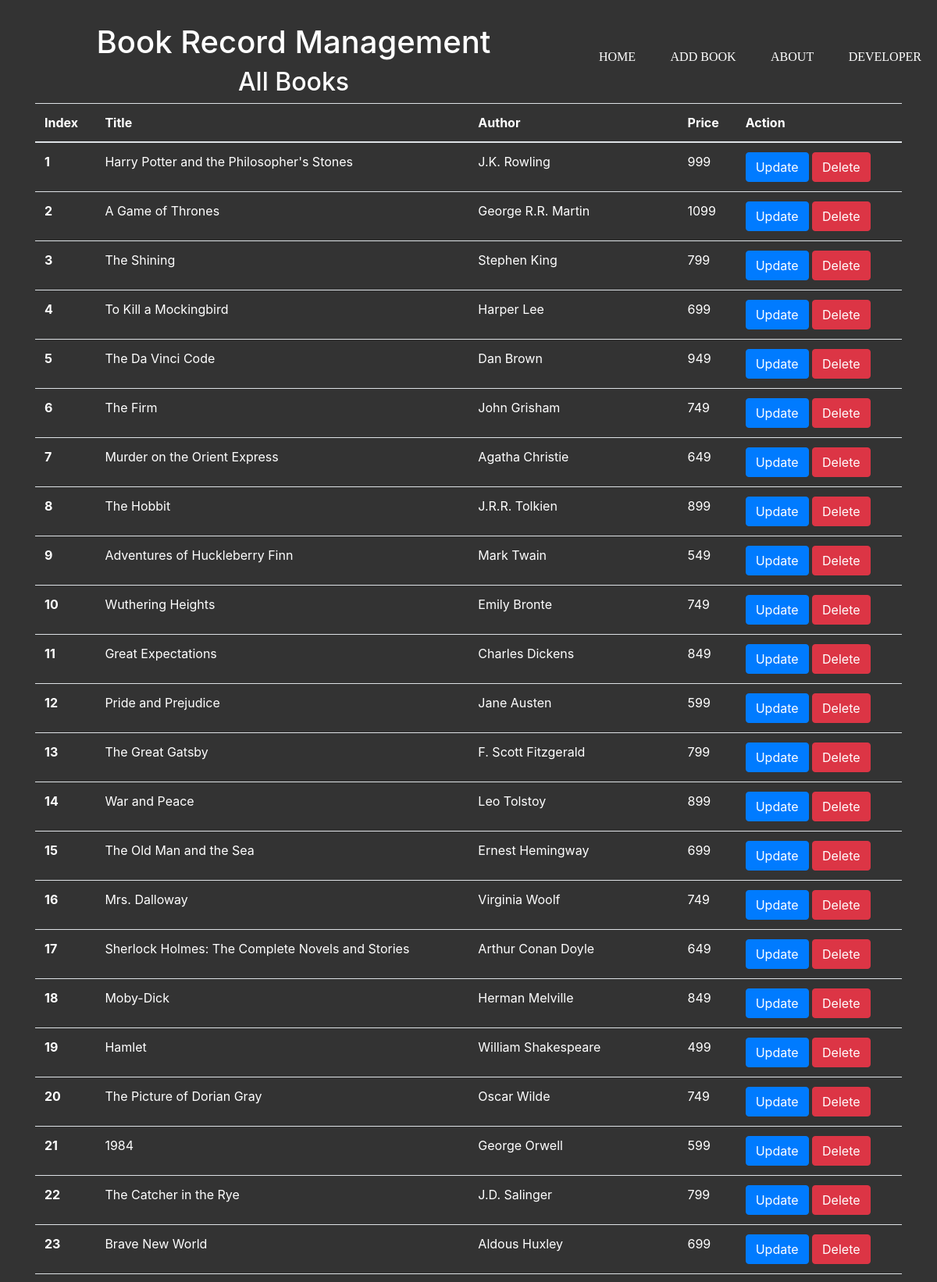
Page /view-book/ (upper part) on the committed database.
### brmapp/models.py (models this page shows, shortened)
class Book(models.Model):
    title=models.CharField(max_length=50)
    price=models.IntegerField()
    author=models.CharField(max_length=510)

### brmapp/views.py (the view)
# urls.py: path("view-book/",bookview),
def bookview(request):
    books=Book.objects.all()
    return render(request,"viewbook.html",{"books":books})

### templates/viewbook.html (shortened to what this page needs)
<!doctype html>
<html lang="en">
  <head>
    <link rel="stylesheet" href="https://cdn.jsdelivr.net/npm/bootstrap@4.3.1/dist/css/bootstrap.min.css">
  </head>
  <body>
    <ul class="nav-area">
      <li><a href="/home">Home</a></li>
      <li><a href="/add-book">Add Book</a></li>
      <li><a href="/about">About</a></li>
      <li><a href="/developer">Developer</a></li>
    </ul>
    <div class="container">
      <h1 class="head">Book Record Management</h1>
      <h2 class="mt-2">All Books</h2>
      <table class="table">
        <thead>
          <tr>
            <th scope="col">Index</th>
            <th scope="col">Title</th>
            <th scope="col">Author</th>
            <th scope="col">Price</th>
            <th scope="col">Action</th>
          </tr>
        </thead>
        <tbody>
          {% for i in books %}
          <tr>
            <th scope="row">{{forloop.counter}}</th>
            <td>{{i.title}}</td>
            <td>{{i.author}}</td>
            <td>{{i.price}}</td>
            <td>
              <a href="/edit-book?bookid={{i.id}}"><button type="button" class="btn btn-primary">Update</button></a>
              <a href="/delete-book?bookid={{i.id}}"><button type="button" class="btn btn-danger">Delete</button></a>
            </td>
          </tr>
          {% endfor %}
        </tbody>
      </table>
    </div>
  </body>
</html>

### templates/viewbook.html (style rules this page uses)
h1 { text-align: center; }
h2 { text-align: center; }
a { color: white; }
body { background: linear-gradient(rgba(0,0,0,0.8),rgba(0,0,0,0.8)),url(https://images.unsplash.com/photo-1481627834876-b7833e8f5570?ixlib=rb-4.0.3&ixid=M3wxMjA3fDB8MHxwaG90by1wYWdlfHx8fGVufDB8fHx8fA%3D%3D&auto=format&fit=crop&w=628&q=80); margin-top: 10px; color: white; }
th, td { color: white; }
.nav-area { float: right; list-style: none; margin-top: 30px; }
.nav-area li { display: inline-block; }
.nav-area li a { color: #fff; text-decoration: none; padding: 5px 20px; font-family: poppins; font-size: 16px; text-transform: uppercase; }
.head { margin-top: 30px; }

### rows in the picture
Book: title "Harry Potter and the Philosopher's Stones", author "J.K. Rowling", price "999"
Book: title "A Game of Thrones", author "George R.R. Martin", price "1099"
Book: title "The Shining", author "Stephen King", price "799"
Book: title "To Kill a Mockingbird", author "Harper Lee", price "699"
Book: title "The Da Vinci Code", author "Dan Brown", price "949"
Book: title "The Firm", author "John Grisham", price "749"
Book: title "Murder on the Orient Express", author "Agatha Christie", price "649"
Book: title "The Hobbit", author "J.R.R. Tolkien", price "899"
Book: title "Adventures of Huckleberry Finn", author "Mark Twain", price "549"
Book: title "Wuthering Heights", author "Emily Bronte", price "749"
Book: title "Great Expectations", author "Charles Dickens", price "849"
Book: title "Pride and Prejudice", author "Jane Austen", price "599"
Book: title "The Great Gatsby", author "F. Scott Fitzgerald", price "799"
Book: title "War and Peace", author "Leo Tolstoy", price "899"
Book: title "The Old Man and the Sea", author "Ernest Hemingway", price "699"
Book: title "Mrs. Dalloway", author "Virginia Woolf", price "749"
Book: title "Sherlock Holmes: The Complete Novels and Stories", author "Arthur Conan Doyle", price "649"
Book: title "Moby-Dick", author "Herman Melville", price "849"
Book: title "Hamlet", author "William Shakespeare", price "499"
Book: title "The Picture of Dorian Gray", author "Oscar Wilde", price "749"
Book: title "1984", author "George Orwell", price "599"
Book: title "The Catcher in the Rye", author "J.D. Salinger", price "799"
Book: title "Brave New World", author "Aldous Huxley", price "699"
